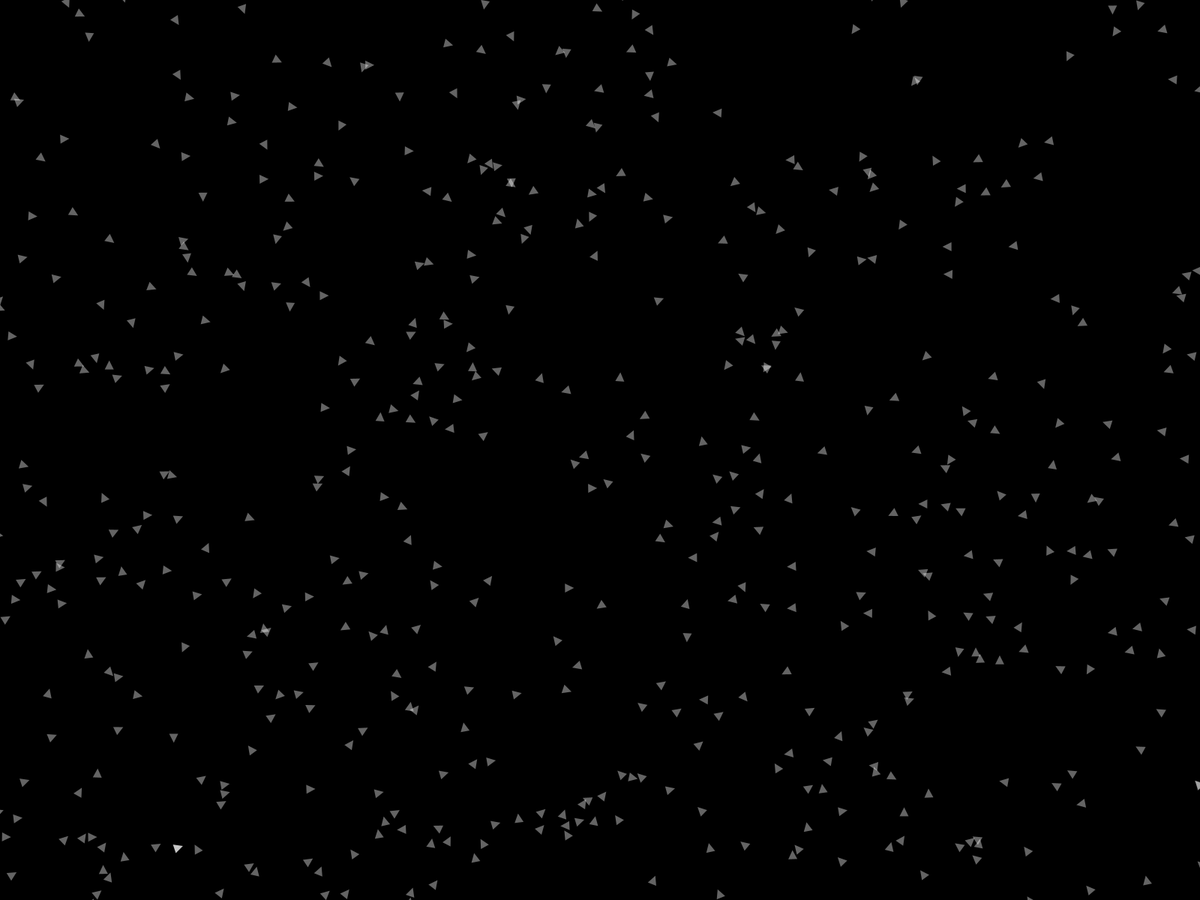
Frame 1 (no input)
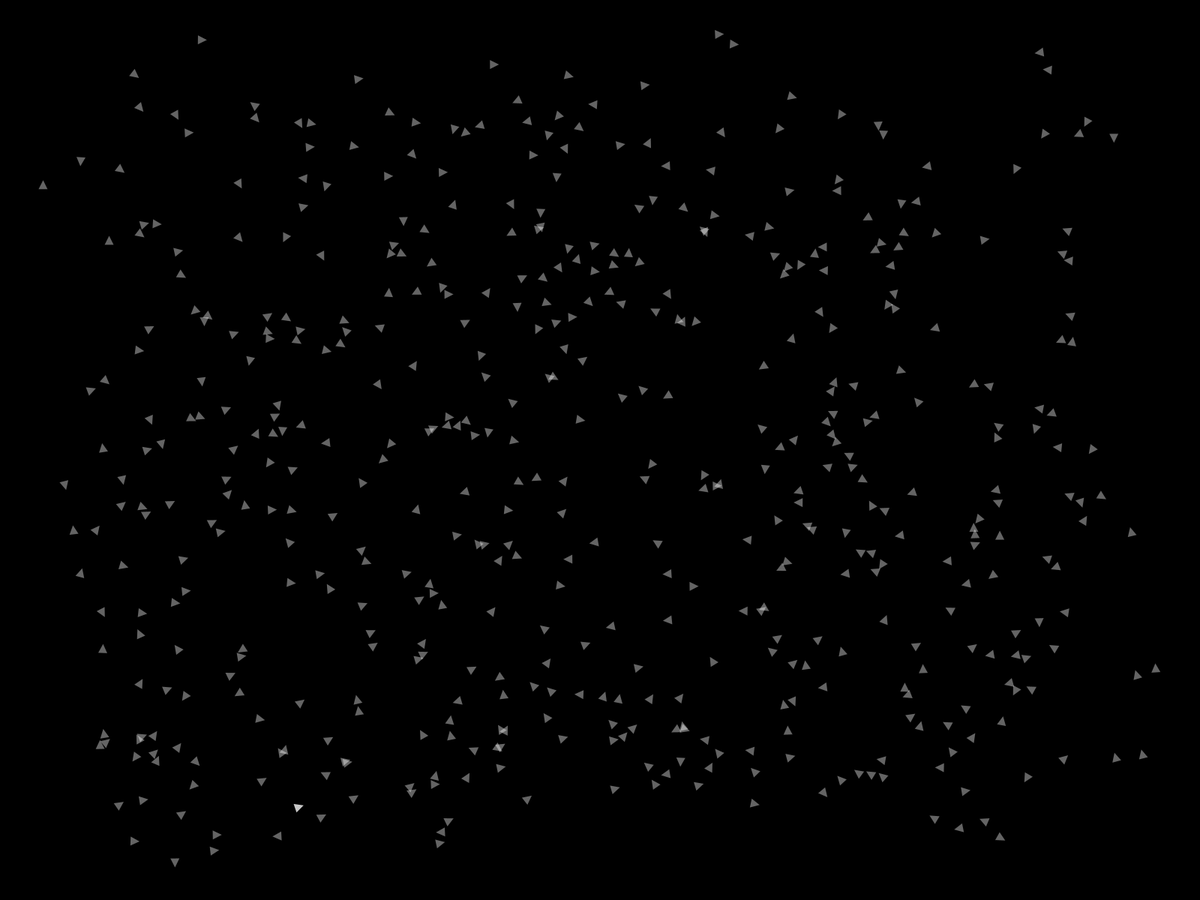
Frame 60 (the mouse pressed at the canvas centre just before this capture)
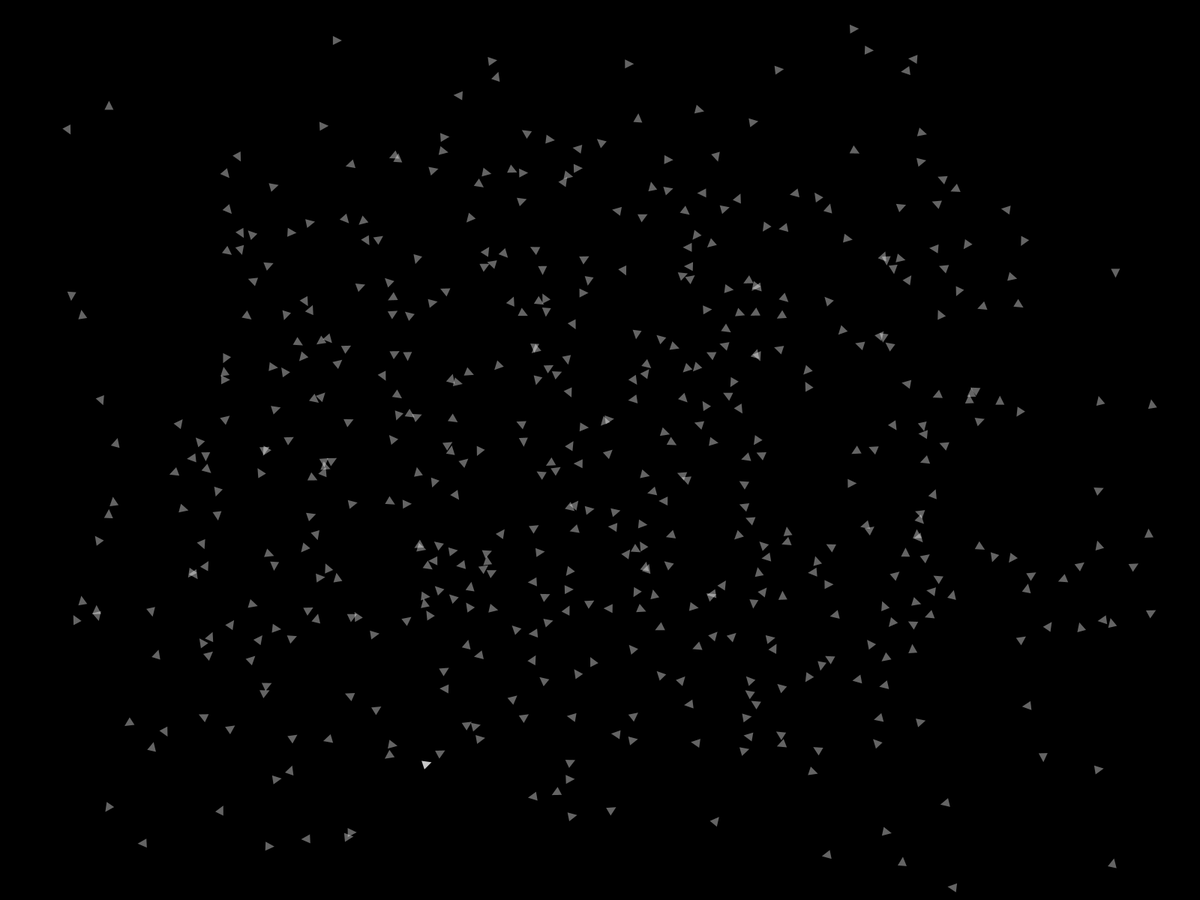
Frame 120 (the mouse held since frame 60 and released just before this capture)

The Processing sketch that drew these frames (run headless with seeded random() and noise(); from frame 60 on, the mouse is pressed at the canvas centre):

// Processing sketch: steering_Behavior
// ── steering_Behavior.pde
boolean debug = false;

ArrayList<element> elements = new ArrayList();
element2 e2;

void setup(){
  fullScreen();
  for(int i = 0;i < 500;i++){
    elements.add(new element(new PVector(random(width),random(height))));
  }
  e2 = new element2(new PVector(random(width),random(height)));
}

void draw(){
  background(0);
  for(element e1:elements){
    e1.avoidBound();
    e1.steer();
    //e1.follow();
    //if(dist(e1.pos.x,e1.pos.y,e2.pos.x,e2.pos.y)<250){
    //  e1.avoid();
    //}
    e1.update();
    e1.display();
    if(dist(e1.pos.x,e1.pos.y,e1.target.x,e1.target.y)<10){
      e1.target = new PVector(random(50,width-50),random(50,height-50));
    }
  }
  e2.avoidBound();
  e2.steer();
  e2.update();
  e2.display();
  if(dist(e2.pos.x,e2.pos.y,e2.target.x,e2.target.y)<10){
    e2.target = new PVector(random(50,width-50),random(50,height-50));
  }
}

PVector truncate(PVector i1, float max){
  if(i1.mag()>max){
    return i1.copy().setMag(max);
  }
  return i1.copy();
}
// ── first.pde
class element{
  float followDist = random(10,100);
  
  float max_force = 0.3;
  float max_speed = 3;
  float max_flee_force = 0.5;

  PVector Avd_vel = new PVector(0,0);

  PVector target = new PVector(random(width),random(height));
  PVector d_vel = new PVector(0,0);
  PVector steering = new PVector(0,0);

  PVector acc = new PVector(0,0);
  PVector vel = new PVector(0,0);
  PVector pos = new PVector(0,0);
  element(PVector p){
    pos = p;
  }
  void avoidBound(){
    if(pos.x>width-50){
      acc.x -= (50-(width-pos.x))*0.005;
    }else if(pos.x<50){
      acc.x += (50-(pos.x))*0.005;
    }if(pos.y>height-50){
      acc.y -= (50-(height-pos.y))*0.005;
    }else if(pos.y<50){
      acc.y += (50-(pos.y))*0.005;
    }
  }
  void steer(){
    PVector temp = target.copy();
    d_vel = ((temp.copy().sub(pos)).mult(max_speed));
    Avd_vel.add((temp.copy().sub(pos)).mult(max_speed));
    steering = d_vel.copy().sub(vel);
    steering = truncate(steering,max_force);
    steering.mult(1/1);
    acc.add(steering);
  }
  void follow(){
    PVector tv = e2.vel.copy().mult(-1);
    tv = tv.setMag(1).mult(followDist);
    PVector targetL = e2.pos.copy().add(tv);
    PVector temp = targetL.copy();
    d_vel = ((temp.copy().sub(pos)).mult(max_speed));
    Avd_vel.add((temp.copy().sub(pos)).mult(max_speed));
    steering = d_vel.copy().sub(vel);
    steering = truncate(steering,max_force);
    steering.mult(1);
    acc.add(steering);
  }
  void avoid(){
    PVector A = e2.pos;
    PVector temp = pos.copy();
    d_vel = ((temp.copy().sub(A)).mult(max_speed));
    Avd_vel.add((temp.copy().sub(A)).mult(max_speed));
    steering = d_vel.copy().sub(vel);
    steering = truncate(steering,max_flee_force);
    steering.mult(1/1);
    acc.add(steering);
  }
  void update(){
    vel.add(acc);
    vel = truncate(vel,max_speed);
    pos.add(vel);
    acc.mult(0);
  }
  void display(){
    if(debug){
      stroke(0,200,255);
      line(pos.x,pos.y,pos.x+vel.x*20,pos.y+vel.y*20);
      stroke(0,255,20);
      line(pos.x,pos.y,pos.x+Avd_vel.setMag(max_speed).x*30,pos.y+Avd_vel.setMag(max_speed).y*30);
    }
    Avd_vel.mult(0);
    noStroke();
    fill(255,0,0);
    //ellipse(target.x,target.y,10,10);
    float theta = this.vel.heading() + PI/2;
    noStroke();
    fill(255,100);
    pushMatrix();
    translate(pos.x,pos.y);
    rotate(theta);
    triangle(0,0,6,12,-6,12);
    popMatrix();
  }
}
// ── second.pde
class element2{
  float max_force = 0.4;
  float max_speed = 3;

  PVector target = new PVector(random(width),random(height));
  PVector d_vel = new PVector(0,0);
  PVector steering = new PVector(0,0);

  PVector acc = new PVector(0,0);
  PVector vel = new PVector(0,0);
  PVector pos = new PVector(0,0);
  element2(PVector p){
    pos = p;
  }
  void avoidBound(){
    if(pos.x>width-50){
      acc.x -= (50-(width-pos.x))*0.005;
    }else if(pos.x<50){
      acc.x += (50-(pos.x))*0.005;
    }if(pos.y>height-50){
      acc.y -= (50-(height-pos.y))*0.005;
    }else if(pos.y<50){
      acc.y += (50-(pos.y))*0.005;
    }
  }
  void steer(){
    PVector temp = target.copy();
    d_vel = ((temp.sub(pos)).mult(max_speed));
    steering = d_vel.copy().sub(vel);
    steering = truncate(steering,max_force);
    steering.mult(1/1);
    acc.add(steering);
  }
  void update(){
    vel.add(acc);
    vel = truncate(vel,max_speed);
    pos.add(vel);
    acc.mult(0);
  }
  void display(){
    if(debug){
      stroke(0,200,255);
      line(pos.x,pos.y,pos.x+vel.x*20,pos.y+vel.y*20);
      stroke(0,255,20);
      line(pos.x,pos.y,pos.x+d_vel.setMag(max_speed).x*30,pos.y+d_vel.setMag(max_speed).y*30);
    }
    noStroke();
    fill(255,0,0);
    //ellipse(target.x,target.y,10,10);
    float theta = this.vel.heading() + PI/2;
    noStroke();
    fill(255,200);
    pushMatrix();
    translate(pos.x,pos.y);
    rotate(theta);
    triangle(0,0,6,12,-6,12);
    popMatrix();
  }
}
